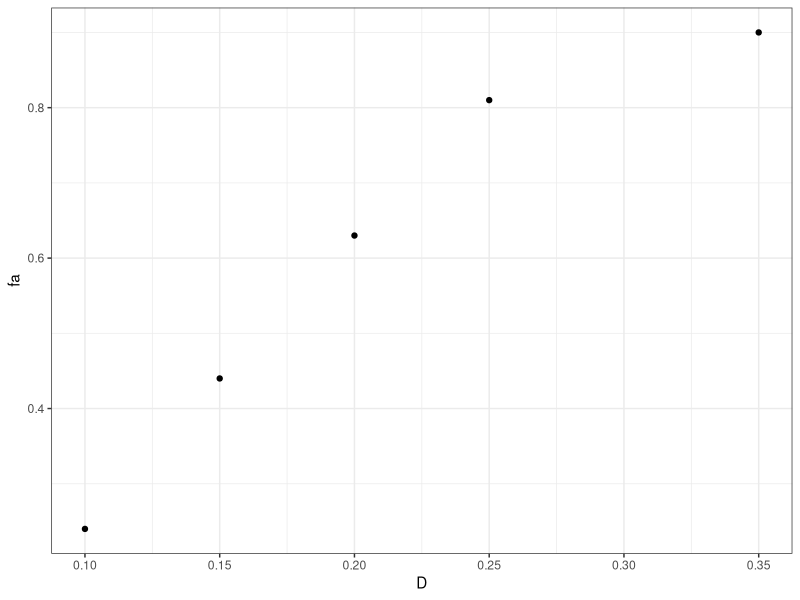
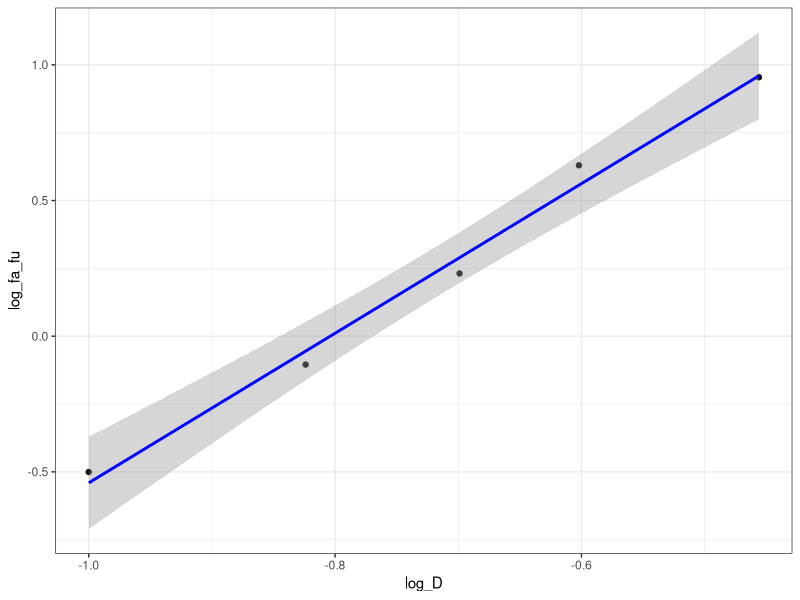
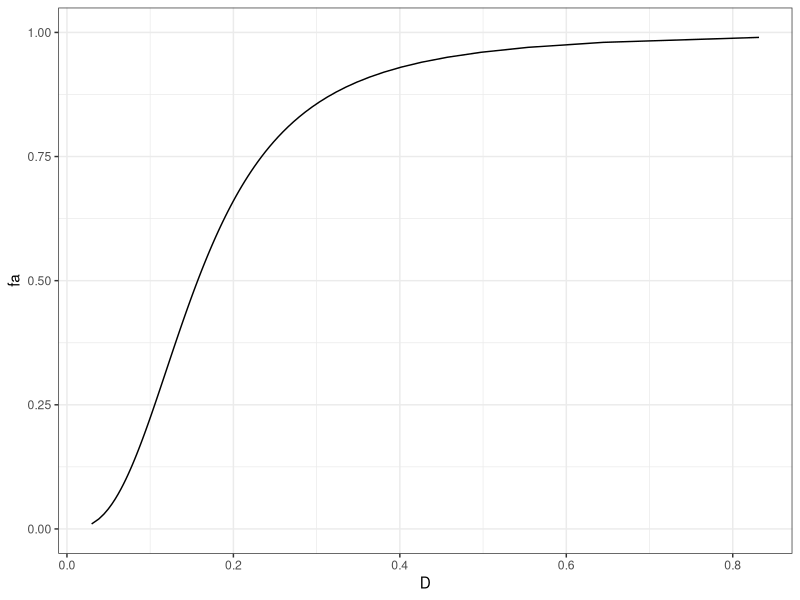

These charts were generated, in order, by the following R code:
#
# R package for Median Effect principle calculations and plots
#
# Classes:
#
# - single drug series
# - vector of doses (D)
# - vector of fraction affected (fa)
# - drug name  (name)
# - drug units (units)
# - CONSIDER: Dm, m, R^2, R, log10(D), log10(fa / (1-fa))
#
#
# - combination drug series, constant ratio
# - subclass from single drug series?
# - vector of sum of drug 1 and drug 2 doses (D)
# - vector of fraction affected (fa)
# - ratio: drug 1 / drug 2 (ratio)
# - drug 1 name  (name1)
# - drug 1 units (units1)
# - drug 2 name  (name2)
# - drug 2 units (units2)
#
# - combination drug series, non-constant ratio
# - subclass from combination drug series? adds vector of drug 2 doses and removes ratio
# - vector of drug 1 doses (D1)
# - vector of drug 2 doses (D2)
# - vector of fraction affected (fa)
# - drug 1 name  (name1)
# - drug 1 units (units1)
# - drug 2 name  (name2)
# - drug 2 units (units2)
#
#
# Methods:
#
# - print() / export()
# - calculate fa from D
# - calculate D from fa
# - sigmoidal: plot fa versus D
# - linear:    plot log10(fa / (1-fa)) versus log10(D)
#
# - fa-CI plot from drug 1, drug 2, constant / non-constant ratio combo
# - isobologram?
# - print() / export() combo analysis
#


library(tidyverse)
library(broom)

calc_fa <- function(D, m, Dm) {
  1 / (1 + ((Dm / D)^m))
}

calc_d <- function(fa, m, Dm) {
  Dm*(fa / (1 - fa))^(1/m)
}

df <- tribble(
  ~D, ~fa,
  0.1, 0.24,
  0.15, 0.44,
  0.2, 0.63,
  0.25, 0.81,
  0.35, 0.9
)


df <- tribble(
  ~D, ~fa,
  0.002, 0.429,
  0.004, 0.708,
  0.005, 0.761,
  0.01, 0.882,
  0.02, 0.932
)

df <- tribble(
  ~D, ~fa,
  0.05, 0.055,
  0.1, 0.233,
  0.2, 0.301,
  0.5, 0.559,
  1, 0.821,
  2, 0.953
)




# Single drug object constructor
new_single_drug <- function(D = double(), fa = double(), name = character(), units = character()) {
  stopifnot(is.double(D), is.double(fa))
  structure(list(D = D, fa = fa, name = name, units = units), class = 'single_drug')
}

# Single drug object validator
validate_single_drug <- function(x) {
  D <- x$D
  fa <- x$fa
  
  if (!all(!is.na(D) & D > 0.0)) {
    stop(
      "All doses `D` must be non-missing and greater than zero",
      call. = FALSE
    )
  }
  
  if (!all(!is.na(fa) & fa > 0.0 & fa < 1.0)) {
    stop(
      "All fraction affected `fa` must be non-missing, greater than zero, and less than one",
      call. = FALSE
    )
  }
  
  if (length(D) != length(fa)) {
    stop(
      "The number of doses must equal the number of fraction affected",
      call. = FALSE
    )
  }
  
  if (length(D) == 0) {
    stop(
      "There must be at least one dose / fraction affected point",
      call. = FALSE
    )
  }
  
  x # return the input
}


# Single drug object helper
single_drug <- function(D = double(), fa = double(), name = character(), units = character()) {
  D <- as.double(D)
  fa = as.double(fa)
  name = as.character(name)
  units = as.character(units)
  validate_single_drug(new_single_drug(D, fa, name, units))
}

df <- tribble(
  ~D, ~fa,
  0.1, 0.24,
  0.15, 0.44,
  0.2, 0.63,
  0.25, 0.81,
  0.35, 0.9
)


# Add print for single_drug display
print.single_drug <- function(x, ..., verbose = FALSE, stats = TRUE) {
  df <- data.frame(list(D = x$D, fa = x$fa))
  if (verbose) {
    df$logD <- log10(x$D)
    df$log_fa_fu <- log10(df$fa / (1-df$fa))
  }
  print(knitr::kable(df))
  cat("\nboog\n\n\n")
}


d <- single_drug(D =df$D, fa = df$fa)
class(d)
inherits(d, "single_drug")



df %>% ggplot(aes(D, fa)) + geom_point() + theme_bw()

df <- df %>%
  mutate(
    log_D = log10(D),
    log_fa_fu = log10(fa / (1-fa))
  )

df %>% ggplot(aes(log_D, log_fa_fu)) + geom_point() + stat_smooth(method = "lm", col = "blue") + theme_bw()

fit <- lm(log_fa_fu ~ log_D, df)
summary(fit)

summary(fit)$r.squared
sqrt(summary(fit)$r.squared)

fit$coefficients

g <- glance(fit)
g

g$r.squared %>% sqrt

t <- tidy(fit)
t

a <- augment(fit)

m <- t$estimate[2]
b <- t$estimate[1]

Dm <- 10^(-b/m)

m
Dm

fa <- seq(from = 0.01, to = 0.99, by = 0.01)
df2 <- as.data.frame(list(D = calc_d(fa, m, Dm), fa = fa))
df2 %>% ggplot(aes(D, fa)) + geom_line() + theme_bw() + coord_cartesian(ylim = c(0,1))

# df2 %>% mutate(log_D = log10(D), log_fa_fu = log10(fa / (1-fa))) %>% ggplot(aes(log_D, log_fa_fu)) + geom_line()
